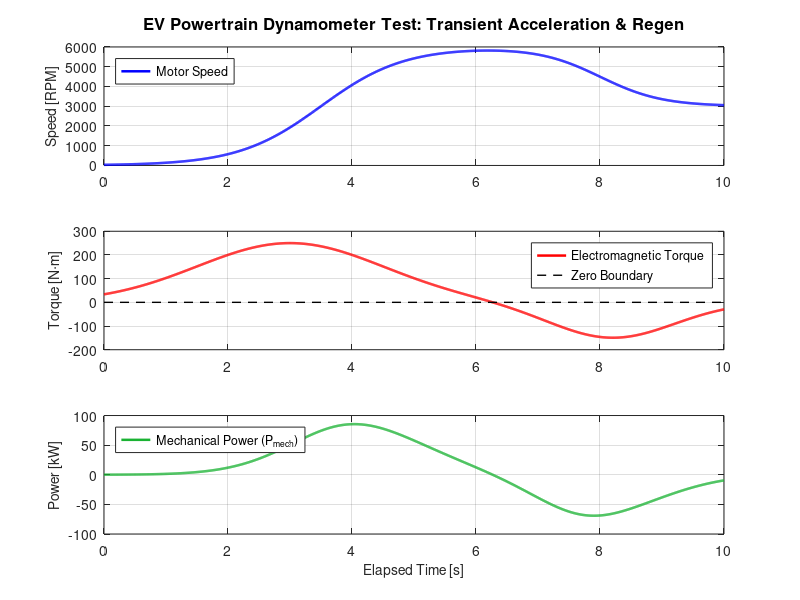
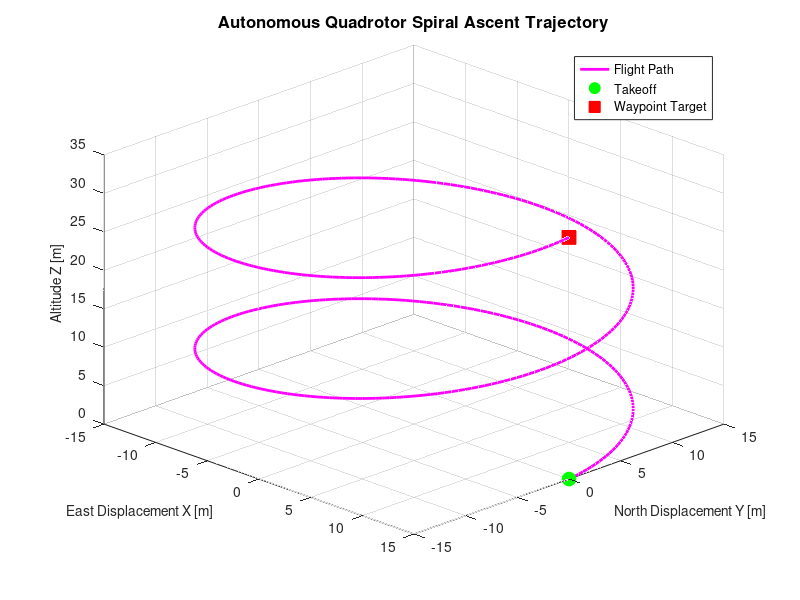
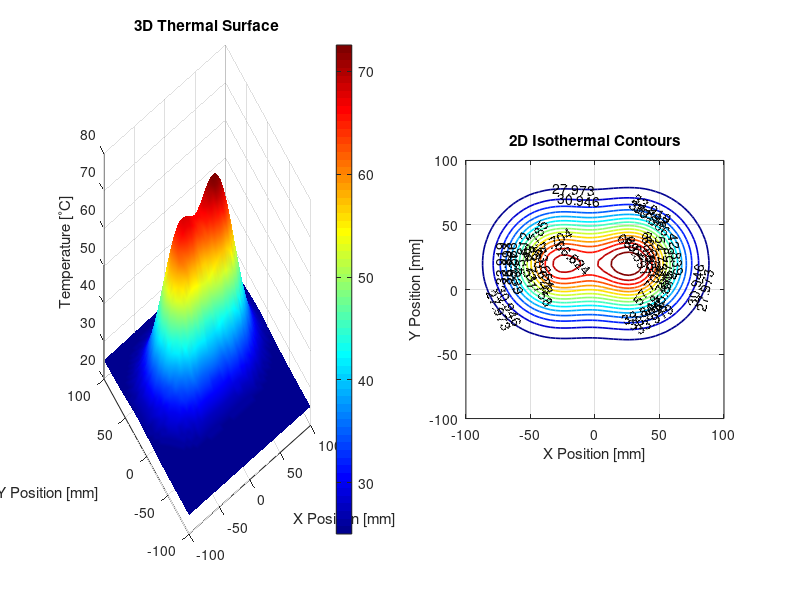

Recreate these plots in MATLAB, in order.
%% 05_plotting_and_visualization.m
% =========================================================================
% MATLAB Fundamentals & Computational Environment: Plotting and Visualization
% =========================================================================
% Pedagogical Objective:
% In engineering, data visualization is the bridge between raw numerical
% computation and physical insight. This script guides students through:
%   1. 2D line plotting with standard engineering annotations (labels, title, grid, legend)
%   2. Multi-channel telemetry visualization using subplots
%   3. Dual-axis or overlay plotting (hold on / hold off)
%   4. 3D spatial trajectory curves (plot3)
%   5. 3D surface and contour visualization (meshgrid, surf, contour)
%   6. Styling best practices for engineering reports and publications
%
% Applied Engineering Context:
% Multi-channel telemetry from an electric vehicle powertrain dynamometer test:
% Motor speed, electromagnetic torque, mechanical power, and 2D/3D thermal maps.
% =========================================================================

clearvars;
close all;
clc;

fprintf('====================================================\n');
fprintf(' MODULE 1: 2D & 3D SCIENTIFIC VISUALIZATION\n');
fprintf('====================================================\n\n');

%% 1. Synthesizing Realistic Dynamometer Telemetry Data
% Test duration: 10 seconds of aggressive acceleration and regenerative braking
fs = 100;                    % 100 Hz logging rate
t = 0 : (1/fs) : 10;         % Time vector [s]
N = length(t);

% Speed profile: Motor accelerates from 0 to 6000 RPM, then slows down
rpm_speed = 6000 .* (1 ./ (1 + exp(-1.5 .* (t - 3.5)))) .* (1 - 0.5 .* (1 ./ (1 + exp(-2.0 .* (t - 8.0)))));

% Electromagnetic Torque: High positive torque during acceleration, negative during regen
% Torque [N*m]
torque_nm = 250 .* exp(-0.5 .* ((t - 3.0) ./ 1.5) .^ 2) - 150 .* exp(-0.5 .* ((t - 8.2) ./ 1.0) .^ 2);

% Instantaneous Mechanical Power: P_mech = Torque * Angular Velocity
% omega = RPM * 2*pi / 60 [rad/s]
omega_rad_s = rpm_speed .* (2 * pi / 60);
p_mech_kw   = (torque_nm .* omega_rad_s) ./ 1000; % Power in Kilowatts [kW]

fprintf('Synthesized %d dynamometer telemetry points (10 s at %d Hz)\n', N, fs);
fprintf('Peak Motor Speed : %7.1f RPM\n', max(rpm_speed));
fprintf('Peak Torque      : %7.1f N*m\n', max(torque_nm));
fprintf('Peak Mech Power  : %7.1f kW\n\n', max(p_mech_kw));

%% 2. Figure 1: Multi-Channel Engineering Telemetry Dashboard (subplot)
% Subplots are essential for comparing synchronized time-series signals
% sharing a common time axis.

h_fig1 = figure('Name', 'EV Dynamometer Telemetry Dashboard', 'NumberTitle', 'off');

% --- Panel 1: Motor Speed ---
subplot(3, 1, 1);
plot(t, rpm_speed, 'b-', 'LineWidth', 1.8);
title('EV Powertrain Dynamometer Test: Transient Acceleration & Regen', ...
    'FontSize', 12, 'FontWeight', 'bold');
ylabel('Speed [RPM]', 'FontSize', 10);
grid on;
xlim([0, 10]);
legend('Motor Speed', 'Location', 'northwest');

% --- Panel 2: Motor Torque ---
subplot(3, 1, 2);
plot(t, torque_nm, 'r-', 'LineWidth', 1.8);
ylabel('Torque [N\cdotm]', 'FontSize', 10);
grid on;
xlim([0, 10]);
% Draw reference zero line indicating acceleration vs braking
hold on;
plot([0, 10], [0, 0], 'k--', 'LineWidth', 1.0);
hold off;
legend('Electromagnetic Torque', 'Zero Boundary', 'Location', 'northeast');

% --- Panel 3: Instantaneous Mechanical Power ---
subplot(3, 1, 3);
plot(t, p_mech_kw, 'Color', [0.1, 0.7, 0.2], 'LineWidth', 1.8);
xlabel('Elapsed Time [s]', 'FontSize', 10);
ylabel('Power [kW]', 'FontSize', 10);
grid on;
xlim([0, 10]);
legend('Mechanical Power (P_{mech})', 'Location', 'northwest');

fprintf('Figure 1: 3-panel time-series dashboard generated.\n');

%% 3. Figure 2: 3D Flight / Motion Trajectory Curve (plot3)
% In aerospace and robotics, 3D parametric curves represent the spatial path
% of an autonomous vehicle or projectile over time.

t_traj = linspace(0, 4*pi, 400); % Parametric flight parameter
% Ascending helical flight path of an inspection quadrotor
x_pos = 15 .* cos(t_traj);       % East position [m]
y_pos = 15 .* sin(t_traj);       % North position [m]
z_pos = 2.5 .* t_traj;           % Altitude [m]

h_fig2 = figure('Name', '3D Quadrotor Inspection Trajectory', 'NumberTitle', 'off');
plot3(x_pos, y_pos, z_pos, 'm-', 'LineWidth', 2.0);
grid on;
xlabel('East Displacement X [m]', 'FontSize', 10);
ylabel('North Displacement Y [m]', 'FontSize', 10);
zlabel('Altitude Z [m]', 'FontSize', 10);
title('Autonomous Quadrotor Spiral Ascent Trajectory', 'FontSize', 12, 'FontWeight', 'bold');

% Highlight initial takeoff point and final target point
hold on;
plot3(x_pos(1), y_pos(1), z_pos(1), 'go', 'MarkerSize', 10, 'MarkerFaceColor', 'g');
plot3(x_pos(end), y_pos(end), z_pos(end), 'rs', 'MarkerSize', 10, 'MarkerFaceColor', 'r');
hold off;
legend('Flight Path', 'Takeoff', 'Waypoint Target', 'Location', 'best');
view(45, 30); % Azimuth 45 deg, Elevation 30 deg

fprintf('Figure 2: 3D spatial trajectory curve generated.\n');

%% 4. Figure 3: 2D Spatial Mesh and 3D Thermal Surface (meshgrid, surf, contour)
% Engineering heat transfer: Steady-state 2D temperature distribution across
% an inverter insulated-gate bipolar transistor (IGBT) cold plate.
% T(x, y) = T_ambient + DeltaT * exp(-(x^2 + y^2)/(2*sigma^2)) + thermal gradient

x_plate = linspace(-0.1, 0.1, 50); % Plate width [-100 mm to +100 mm]
y_plate = linspace(-0.1, 0.1, 50); % Plate length [-100 mm to +100 mm]
[X_grid, Y_grid] = meshgrid(x_plate, y_plate); % 2D Cartesian coordinate grid

% Thermal model: Two localized IGBT semiconductor heat spots
spot1 = 45.0 .* exp(-((X_grid - 0.03).^2 + (Y_grid - 0.02).^2) ./ (2 * 0.025^2));
spot2 = 40.0 .* exp(-((X_grid + 0.03).^2 + (Y_grid - 0.02).^2) ./ (2 * 0.025^2));
ambient_t = 25.0;
temp_field_c = ambient_t + spot1 + spot2;

h_fig3 = figure('Name', 'Inverter Cold Plate Thermal Distribution', 'NumberTitle', 'off');

% Panel A: 3D Surface Plot
subplot(1, 2, 1);
surf(X_grid .* 1000, Y_grid .* 1000, temp_field_c); % Dimensions in mm
shading interp; % Smooth surface color interpolation
colormap('jet');
colorbar;
title('3D Thermal Surface', 'FontSize', 11, 'FontWeight', 'bold');
xlabel('X Position [mm]');
ylabel('Y Position [mm]');
zlabel('Temperature [^\circC]');
grid on;
view(-35, 40);

% Panel B: 2D Isothermal Contour Map
subplot(1, 2, 2);
[C_contour, h_contour] = contour(X_grid .* 1000, Y_grid .* 1000, temp_field_c, 15, 'LineWidth', 1.2);
clabel(C_contour, h_contour); % Label isotherm temperatures on contours
title('2D Isothermal Contours', 'FontSize', 11, 'FontWeight', 'bold');
xlabel('X Position [mm]');
ylabel('Y Position [mm]');
grid on;
axis equal; % Maintain physical geometric aspect ratio

fprintf('Figure 3: 3D thermal surface and 2D isothermal contours generated.\n');
fprintf('Peak Plate Temperature: %6.2f deg C\n\n', max(temp_field_c(:)));

fprintf('====================================================\n');
fprintf(' 05_plotting_and_visualization.m execution completed successfully.\n');
